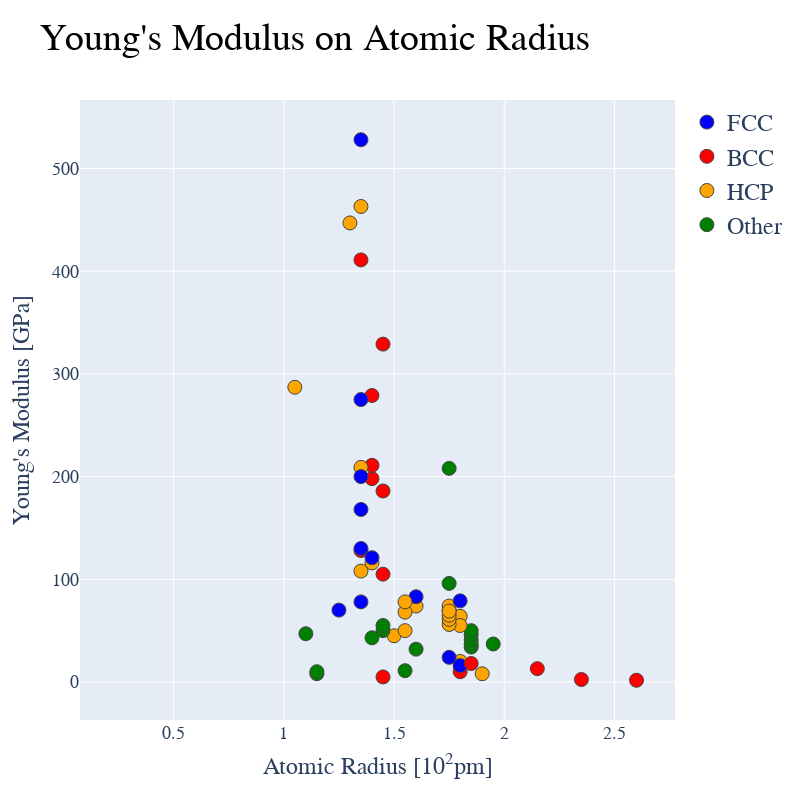

Notebook source saved alongside this figure:
### Code cell
layout0= go.Layout(title = "Young's Modulus on Atomic Radius", hovermode= 'closest', width = 800, height=800, showlegend=True,  # Hovermode establishes the way the labels that appear when you hover are arranged # Establishing a square plot width=height
    xaxis= dict(title=go.layout.xaxis.Title(text='Atomic Radius [10<sup>2</sup>pm]', font=dict(size=24)), zeroline= False, gridwidth= 1, tickfont=dict(size=18)), # Axis Titles. Removing the X-axis Mark. Adding a Grid
    yaxis= dict(title=go.layout.yaxis.Title(text="Young's Modulus [GPa]", font=dict(size=24)), zeroline= False, gridwidth= 1, tickfont=dict(size=18)), # Axis Titles. Removing the Y-axis Mark. Adding a Grid
    legend=dict(font=dict(size=24))) # Adding a legend

# Trace

trace0 = go.Scatter(x = atomic_radius,y = youngs_modulus, mode = 'markers',
    marker= dict(size= 14, line= dict(width=1), color=colors), # We add a size, a border and our custom colors to the markers
    text= sample, # This attribute (Text) labels each point to this list, which contains our elements in the same indexes as our properties
showlegend = False)


# Empty Traces for Legend
legend_plot_FCC = go.Scatter(x=[None], y=[None], mode='markers', marker=dict(size=14,  line= dict(width=1),color='blue'), name = 'FCC')
legend_plot_BCC = go.Scatter(x=[None], y=[None], mode='markers', marker=dict(size=14,  line= dict(width=1),color='red'), name = 'BCC')
legend_plot_HCP = go.Scatter(x=[None], y=[None], mode='markers', marker=dict(size=14,  line= dict(width=1),color='orange'), name = 'HCP')
legend_plot_Other = go.Scatter(x=[None], y=[None], mode='markers', marker=dict(size=14, line= dict(width=1),color='green'), name = 'Other')


data = [trace0, legend_plot_FCC, legend_plot_BCC, legend_plot_HCP, legend_plot_Other]

fig= go.Figure(data, layout=layout0)
fig.update_layout(
    font_family="Arial",
    title_font_color="Black",
    title_font_size= 38
)
iplot(fig)

### Figure 1 — Plotly figure (JSON) as saved in the notebook; plotly's stock layout.template omitted (floating-point values rounded to 4 significant figures)
{"data": [{"marker": {"color": ["green", "green", "red", "orange", "green", "green", "green", "green", "green", "green", "red", "orange", "blue", "green", "red", "green", "green", "green", "red", "orange", "orange", "orange", "red", "red", "red", "red", "orange", "blue", "blue", "orange", "green", "green", "green", "green", "green", "green", "red", "blue", "orange", "orange", "red", "red", "orange", "orange", "blue", "blue", "blue", "orange", "green", "green", "green", "green", "green", "green", "red", "red", "orange", "red", "red", "orange", "orange", "blue", "blue", "blue", "green", "orange", "blue", "green", "green", "green", "green", "green", "green", "green", "green", "green", "green", "green", "green", "green", "red", "orange", "orange", "orange", "orange", "orange", "orange", "blue", "orange", "green", "blue", "green", "green", "green", "green", "green", "green", "green", "green", "green", "green", "green", "green"], "line": {"width": 1}, "size": 14}, "mode": "markers", "showlegend": false, "text": ["H", "He", "Li", "Be", "B", "C", "N", "O", "F", "Ne", "Na", "Mg", "Al", "Si", "P", "S", "Cl", "Ar", "K", "Ca", "Sc", "Ti", "V", "Cr", "Mn", "Fe", "Co", "Ni", "Cu", "Zn", "Ga", "Ge", "As", "Se", "Br", "Kr", "Rb", "Sr", "Y", "Zr", "Nb", "Mo", "Tc", "Ru", "Rh", "Pd", "Ag", "Cd", "In", "Sn", "Sb", "Te", "I", "Xe", "Cs", "Ba", "Hf", "Ta", "W", "Re", "Os", "Ir", "Pt", "Au", "Hg", "Tl", "Pb", "Bi", "Po", "At", "Rn", "Fr", "Ra", "Lr", "La", "Ce", "Pr", "Nd", "Pm", "Sm", "Eu", "Gd", "Tb", "Dy", "Ho", "Er", "Tm", "Yb", "Lu", "Ac", "Th", "Pa", "U", "Np", "Pu", "Am", "Cm", "Bk", "Cf", "Es", "Fm", "Md", "No"], "type": "scatter", "x": [0.25, null, 1.45, 1.05, 0.85, 0.7, 0.65, 0.6, 0.5, null, 1.8, 1.5, 1.25, 1.1, 1, 1, 1, 0.71, 2.2, 1.8, 1.6, 1.4, 1.35, 1.4, 1.4, 1.4, 1.35, 1.35, 1.35, 1.35, 1.3, 1.25, 1.15, 1.15, 1.15, null, 2.35, 2, 1.8, 1.55, 1.45, 1.45, 1.35, 1.3, 1.35, 1.4, 1.6, 1.55, 1.55, 1.45, 1.45, 1.4, 1.4, null, 2.6, 2.15, 1.55, 1.45, 1.35, 1.35, 1.3, 1.35, 1.35, 1.35, 1.5, 1.9, 1.8, 1.6, 1.9, null, null, null, 2.15, null, 1.95, 1.85, 1.85, 1.85, 1.85, 1.85, 1.85, 1.8, 1.75, 1.75, 1.75, 1.75, 1.75, 1.75, 1.75, 1.95, 1.8, 1.8, 1.75, 1.75, 1.75, 1.75, null, null, null, null, null, null, null], "y": [null, null, 4.9, 287, null, null, null, null, null, null, 10, 45, 70, 47, null, null, null, null, null, 20, 74, 116, 128, 279, 198, 211, 209, 200, 130, 108, null, null, 8, 10, null, null, 2.4, null, 64, 68, 105, 329, null, 447, 275, 121, 83, 50, 11, 50, 55, 43, null, null, 1.7, 13, 78, 186, 411, 463, null, 528, 168, 78, null, 8, 16, 32, null, null, null, null, null, null, 37, 34, 37, 41, 46, 50, 18, 55, 56, 61, 65, 70, 74, 24, 69, null, 79, null, 208, null, 96, null, null, null, null, null, null, null, null]}, {"marker": {"color": "blue", "line": {"width": 1}, "size": 14}, "mode": "markers", "name": "FCC", "type": "scatter", "x": [null], "y": [null]}, {"marker": {"color": "red", "line": {"width": 1}, "size": 14}, "mode": "markers", "name": "BCC", "type": "scatter", "x": [null], "y": [null]}, {"marker": {"color": "orange", "line": {"width": 1}, "size": 14}, "mode": "markers", "name": "HCP", "type": "scatter", "x": [null], "y": [null]}, {"marker": {"color": "green", "line": {"width": 1}, "size": 14}, "mode": "markers", "name": "Other", "type": "scatter", "x": [null], "y": [null]}], "layout": {"font": {"family": "Arial"}, "height": 800, "hovermode": "closest", "legend": {"font": {"size": 24}}, "showlegend": true, "title": {"font": {"color": "Black", "size": 38}, "text": "Young's Modulus on Atomic Radius"}, "width": 800, "xaxis": {"gridwidth": 1, "tickfont": {"size": 18}, "title": {"font": {"size": 24}, "text": "Atomic Radius [10<sup>2</sup>pm]"}, "zeroline": false}, "yaxis": {"gridwidth": 1, "tickfont": {"size": 18}, "title": {"font": {"size": 24}, "text": "Young's Modulus [GPa]"}, "zeroline": false}}}
